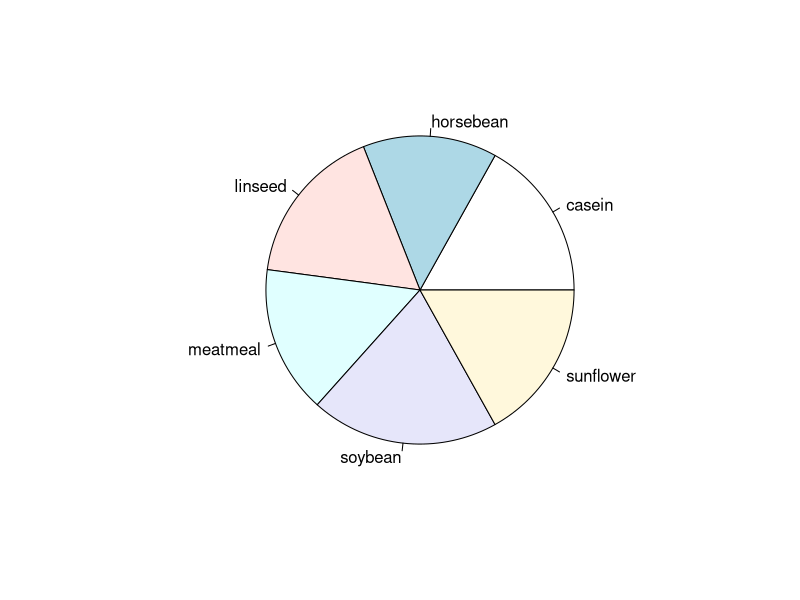
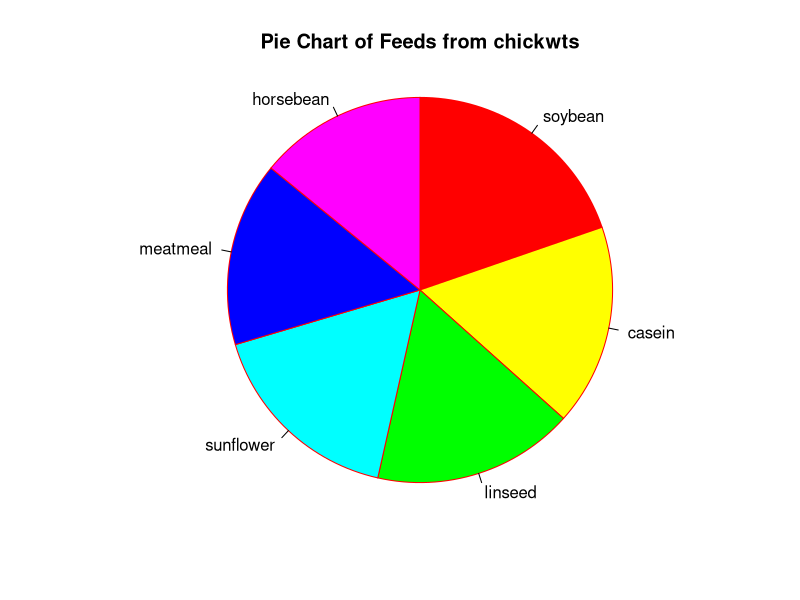
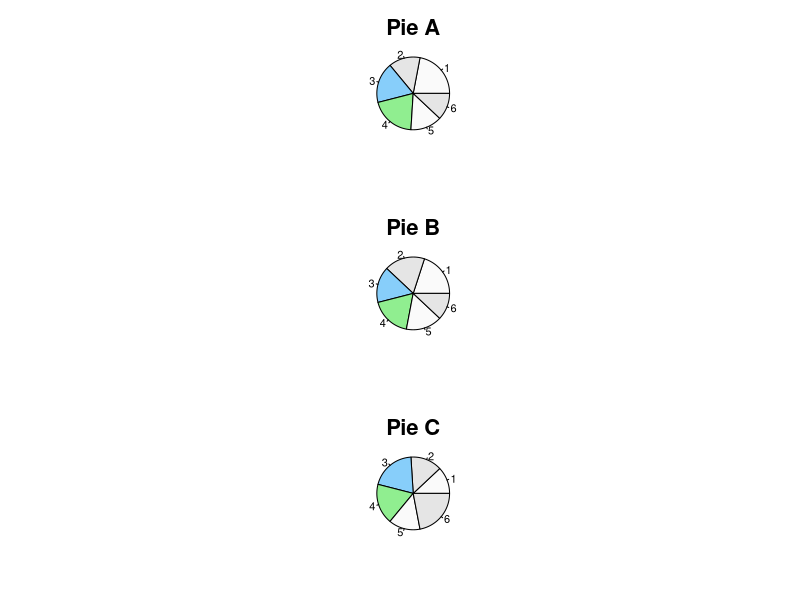
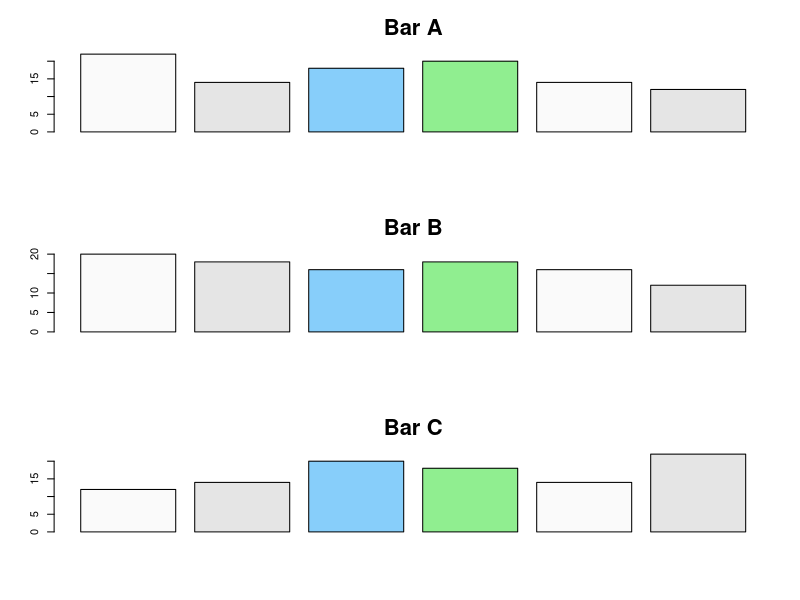

The R source for these figures, in order: (Note: this script raises an error after producing the figures.)
#=========================================================================#
#               Statistical Analysis with R:
#               ----------------------------
#                         Piecharts 
# ------------------------------------------------------------------------#

# 1. Creating A directory for plotting

if (!dir.exists(file.path(dirname(getwd()), "Plotting", "Stats-One-Variable"))) {
  dir.create(file.path(dirname(getwd()), "Plotting", "Stats-One-Variable"))
}

# 2. Changing the working directory

setwd(file.path(dirname(getwd()), "Plotting", "Stats-One-Variable"))

# Introduction to piecharts -----------------------------------------------
# Pie charts are used to show a univariate distribution of a categorical variable
?pie

require(datasets)
data("chickwts")
feeds <- table(chickwts$feed)
feeds

# Create a pie chart
pie(feeds)

# Customize the pie chart 
feeds_sorted <- sort(feeds, decreasing = TRUE)

pie(feeds_sorted, 
    init.angle = 90, 
    clockwise = TRUE,
    col = rainbow(6), 
    radius = 1,
    border = "red",
    main = "Pie Chart of Feeds from chickwts")


# Pie Charts are bad for plotting ------------------------------------------

# THE PROBLEM WITH PIE CHARTS
# Three data sets
pie.a <- c(22, 14, 18, 20, 14, 12)
pie.b <- c(20, 18, 16, 18, 16, 12)
pie.c <- c(12, 14, 20, 18, 14, 22)

# Changing graphical parameters for a minute
oldpar <- par()   # Stores old graphical parameters
par(mfrow    = c(3, 1),  # Num. rows/cols
    cex.main = 2)   #  Main title 3x bigger
par(mar = c())
colors <- c("grey98", "grey90", "lightskyblue", "lightgreen", "grey98", "grey90")


# Three pie charts side by side
# Is the green slice or blue slice bigger?
pie(pie.a, main = "Pie A", col = colors, radius = 1)
pie(pie.b, main = "Pie B", col = colors, radius = 1)
pie(pie.c, main = "Pie C", col = colors, radius = 1)

# Three bar charts side by side
# Is the green bar or blue bar bigger?
barplot(pie.a, main = "Bar A", col = colors)
barplot(pie.b, main = "Bar B", col = colors)
barplot(pie.c, main = "Bar C", col = colors)

# CONCLUSION
# From R help on pie charts:
?pie

# Pie charts are a very bad way of displaying information.
# The eye is good at judging linear measures and bad at
# judging relative areas. A bar chart or dot chart is a
# preferable way of displaying this type of data.
# 
# Cleveland (1985), page 264: "Data that can be shown by
# pie charts always can be shown by a dot chart. This means
# that judgements of position along a common scale can be
# made instead of the less accurate angle judgements."
# This statement is based on the empirical investigations
# of Cleveland and McGill as well as investigations by
# perceptual psychologists.

par(oldpar)  # Restore old graphical parameters
rm(list = lm()) 
